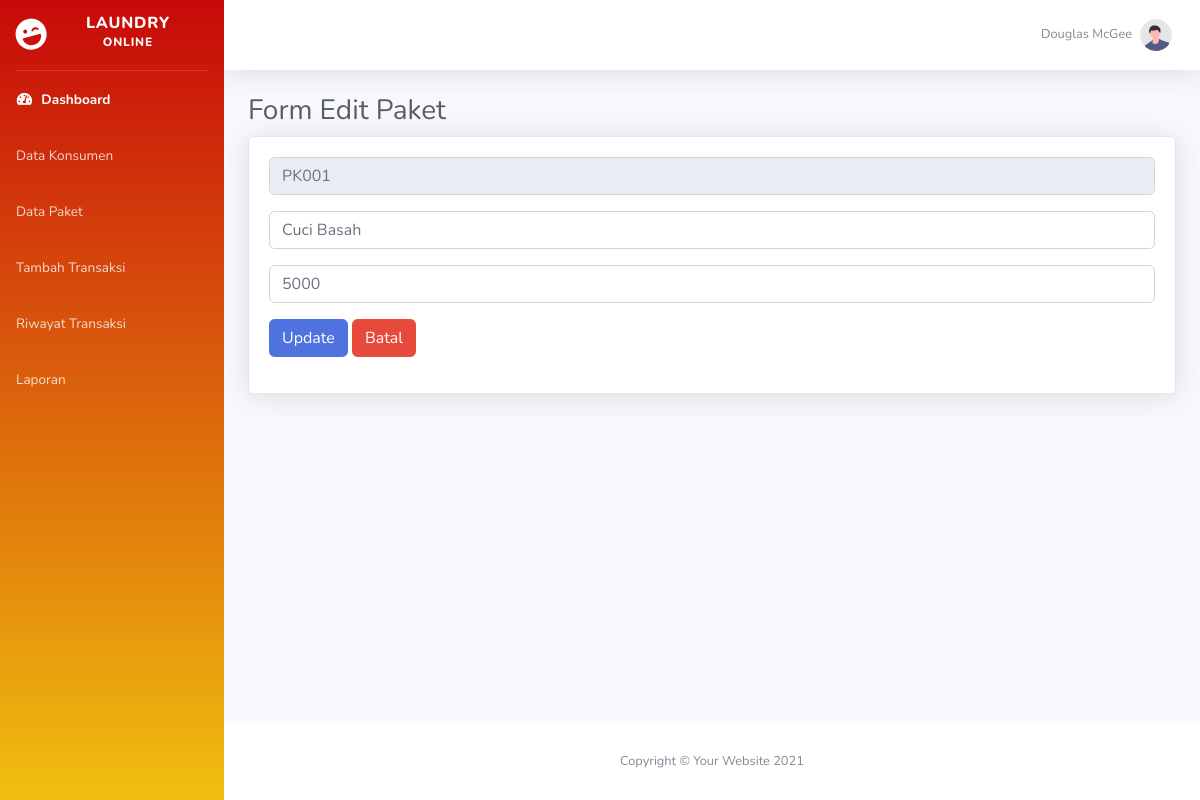
Screenshot of /paket/edit/PK001 with the database file from the repository.
### tables this page shows
CREATE TABLE `paket` (
  `kode_paket` varchar(20) NOT NULL,
  `nama_paket` varchar(50) NOT NULL,
  `harga_paket` varchar(20) NOT NULL
);

### application/controllers/paket.php (called while the page is built, shortened)
<?php
class Paket extends CI_Controller {
    public function __construct()
    {
        $this->load->model('m_paket');
    }
    public function edit($kode_paket)
    {
        $isi['content'] = 'backend/paket/e_paket';
        $isi['judul']   = 'Form Edit Paket';
        $isi['data']    = $this->m_paket->edit($kode_paket);
        $this->load->view('backend/dashboard', $isi);
    }
}

### index.php (called while the page is built, shortened)
<?php
require_once BASEPATH.'core/CodeIgniter.php';

### application/models/m_paket.php (called while the page is built, shortened)
<?php
class m_paket extends CI_Model {
    public function edit($kode_paket)
    {
        $this->db->where('kode_paket', $kode_paket);
        return $this->db->get('paket')->row_array();
    }
}

### application/views/backend/paket/e_paket.php (the view, shortened to what this page needs)
<!DOCTYPE html>
<html lang="en">
<head>
</head>
<body>
    <div class="container-fluid">
       <h1 class="h3 mb-2 text-gray-800"><?= $judul; ?></h1>
       <div class="card shadow mb-4">
            <div class="card-body">
                <form  method="post" action="<?= base_url()?>paket/update">
                    <div class="form-group">
                        <input type="text" name="kode_paket" value="<?= $data['kode_paket']; ?>" class="form-control" readonly>
                    </div>
                    <div class="form-group">
                        <input type="text" name="nama_paket" value="<?= $data['nama_paket']; ?>"class="form-control" placeholder="Input Nama Paket" required>
                    </div>
                    <div class="form-group">
                        <input type="number" name="harga_paket" value="<?= $data['harga_paket']; ?>" class="form-control" placeholder="Input Harga Paket" required>
                    </div>
                    <div class="form-group">
                        <button type="submit" class="btn btn-primary"> Update </button>
                        <a href="<?= base_url()?>paket" class="btn btn-danger"> Batal </a>
                    </div>
                </form>
            </div>
        </div>
    </div>
</body>
</html>

### rows the page displays
paket: kode_paket "PK001", nama_paket "Cuci Basah", harga_paket "5000"

### other values shown
$judul "Form Edit Paket"
